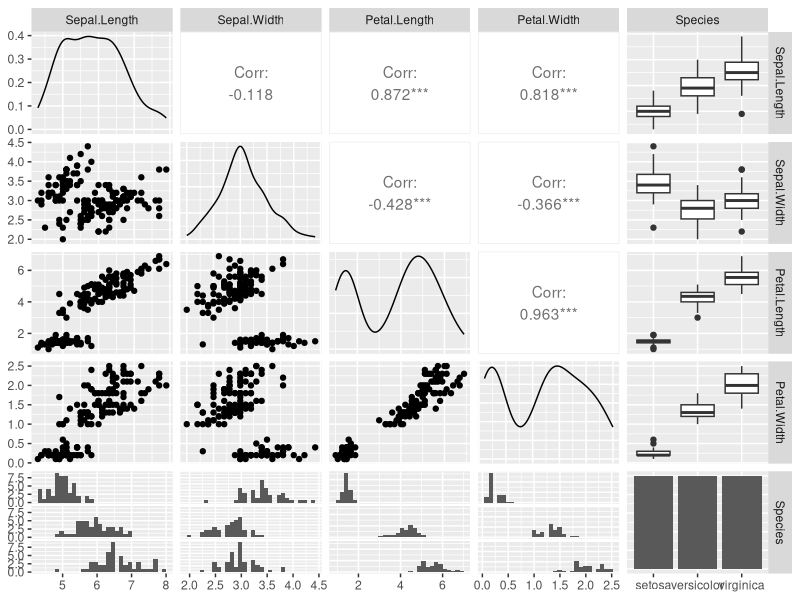
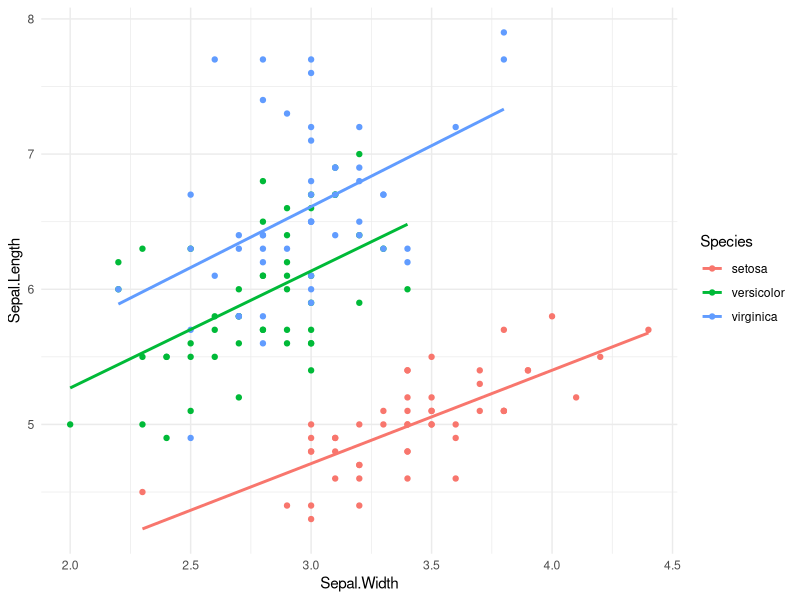
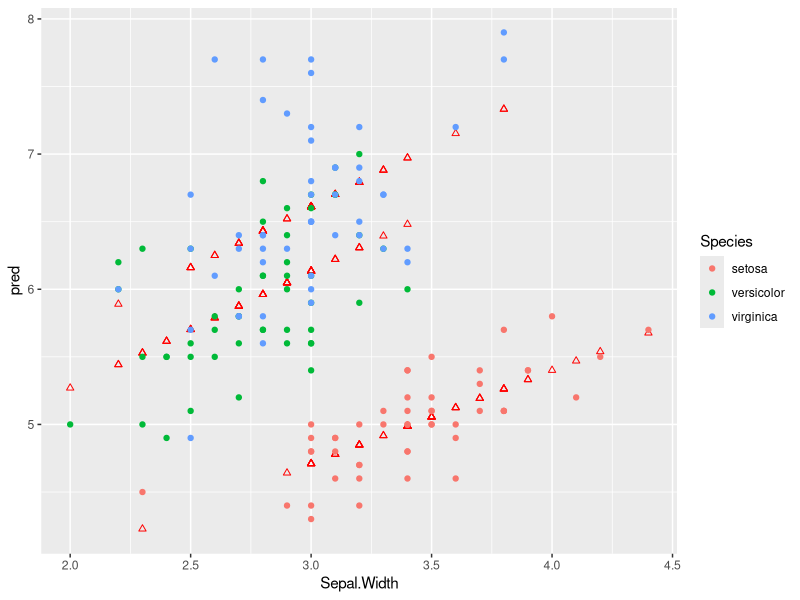

Here is the R script that generated these plots, in order:
## ---- chunk 1
knitr::opts_chunk$set(echo = TRUE)
## ---- chunk 2
library(tidyverse)
library(GGally)
library(modelr)
data("iris")
## ---- chunk 3
ggpairs(iris)
## ---- chunk 4
ggplot(iris, aes(x=Sepal.Width,y=Sepal.Length,color=Species)) +
  geom_point() +
  geom_smooth(method="lm",se=FALSE) +
  theme_minimal()
## ---- chunk 5
mod <- glm(data=iris,formula = Sepal.Length ~ Sepal.Width * Species)
## ---- chunk 6
add_predictions(iris,mod) %>%
  ggplot(aes(x=Sepal.Width)) +
  geom_point(aes(y=pred),color="Red",shape=2) +
  geom_point(aes(y=Sepal.Length,color=Species))
